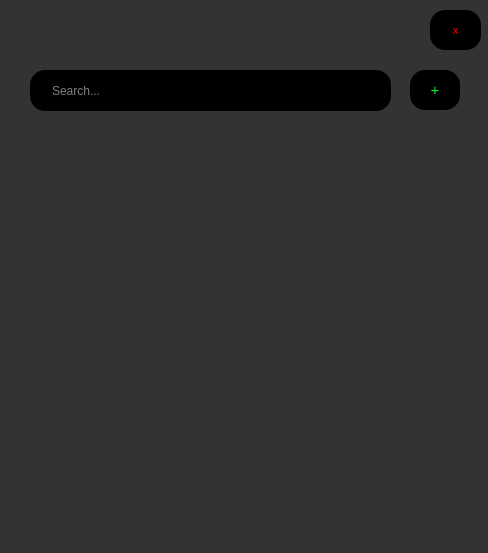
<?xml version="1.0" encoding="UTF-8"?>
<ui version="4.0">
 <class>WLTDialog</class>
 <widget class="QDialog" name="WLTDialog">
  <property name="geometry">
   <rect>
    <x>0</x>
    <y>0</y>
    <width>488</width>
    <height>553</height>
   </rect>
  </property>
  <property name="windowTitle">
   <string>New Workout Search</string>
  </property>
  <property name="windowIcon">
   <iconset resource="resources.qrc">
    <normaloff>:/icons/plus.png</normaloff>:/icons/plus.png</iconset>
  </property>
  <property name="styleSheet">
   <string notr="true">background-color: #333333;
color: white;
border-radius: 15px;
padding: 10px;</string>
  </property>
  <widget class="QPushButton" name="addNewWorkoutButton">
   <property name="geometry">
    <rect>
     <x>410</x>
     <y>70</y>
     <width>50</width>
     <height>40</height>
    </rect>
   </property>
   <property name="font">
    <font>
     <pointsize>11</pointsize>
    </font>
   </property>
   <property name="styleSheet">
    <string notr="true">QPushButton {
background-color: #000000;
color: #09f522;
border-radius: 15px;
padding: 10px 20px;
}

QPushButton:hover {
     background-color: #09f522;
color: white;
}</string>
   </property>
   <property name="text">
    <string>+</string>
   </property>
  </widget>
  <widget class="QLineEdit" name="searchBar">
   <property name="geometry">
    <rect>
     <x>30</x>
     <y>70</y>
     <width>361</width>
     <height>41</height>
    </rect>
   </property>
   <property name="styleSheet">
    <string notr="true">background-color: #000000;
color: white;
border-radius: 15px;
padding: 10px 20px;</string>
   </property>
   <property name="placeholderText">
    <string>Search...</string>
   </property>
  </widget>
  <widget class="QScrollArea" name="scrollArea">
   <property name="geometry">
    <rect>
     <x>30</x>
     <y>140</y>
     <width>431</width>
     <height>401</height>
    </rect>
   </property>
   <property name="widgetResizable">
    <bool>true</bool>
   </property>
   <widget class="QWidget" name="scrollAreaWidgetContents">
    <property name="geometry">
     <rect>
      <x>0</x>
      <y>0</y>
      <width>411</width>
      <height>381</height>
     </rect>
    </property>
   </widget>
  </widget>
  <widget class="QPushButton" name="xButton">
   <property name="geometry">
    <rect>
     <x>430</x>
     <y>10</y>
     <width>51</width>
     <height>40</height>
    </rect>
   </property>
   <property name="font">
    <font>
     <pointsize>8</pointsize>
    </font>
   </property>
   <property name="styleSheet">
    <string notr="true">QPushButton {
background-color: #000000;
color: red;
border-radius: 15px;
padding: 10px 20px;
}

QPushButton:hover {
     background-color: red;  
color: white;
}</string>
   </property>
   <property name="text">
    <string>x</string>
   </property>
  </widget>
 </widget>
 <resources>
  <include location="resources.qrc"/>
 </resources>
 <connections/>
</ui>
